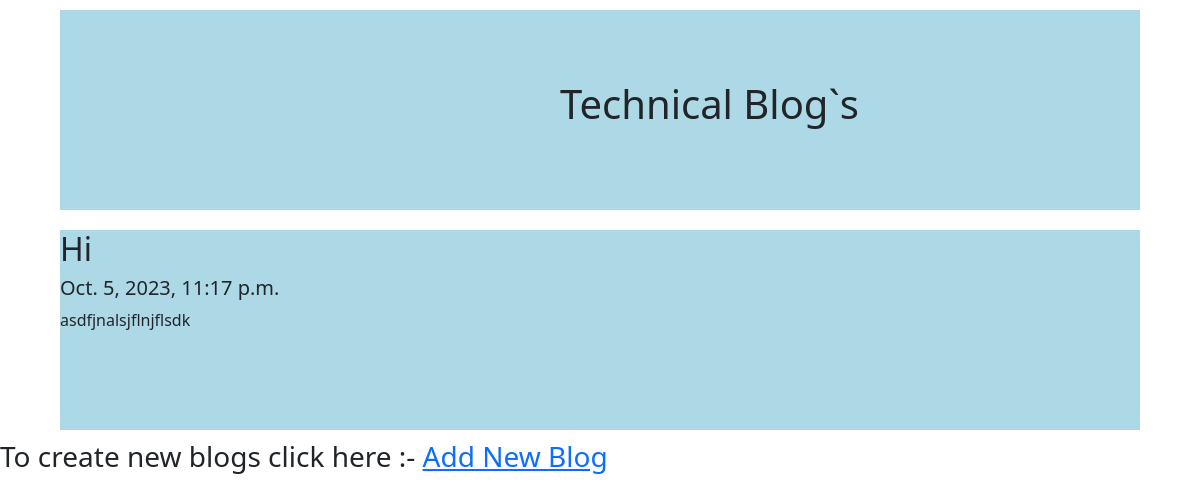
The app's page /post/4 with its own data.
### home/models.py (models this page shows)
class blogs(models.Model):
    title = models.CharField(max_length=50)
    dec = models.CharField(max_length=100000000000000)
    created_at = models.DateTimeField(default=datetime.now,blank=True)

### home/views.py (the view)
# urls.py: path('post/<str:pk>',views.post,name = "post"),
def post(request,pk):
    posts = blogs.objects.get(id = pk)
    return render(request,"post.html",{"posts" : posts})

### templates/post.html (shortened to what this page needs)
{% extends "base.html" %}
{% block body %}
<div id="main">
    <div class="item" id="i1">
        <div id="t1">
            <h1>Technical Blog`s</h1>
        </div>
    </div>
        <div class="item i1">
                <h2>{{posts.title}}</h2>
                <h5>{{posts.created_at}}</h5>
                <p>{{posts.dec}}</p>
        </div>
</div>
<div class="add">
    <h3>
        To create new blogs click here :- <a href="/add">Add New Blog</a>
    </h3>
</div>
{% endblock body %}

### records on screen
blogs: title "Hi", created_at "Oct. 5, 2023, 11:17 p.m.", dec "asdfjnalsjflnjflsdk"
